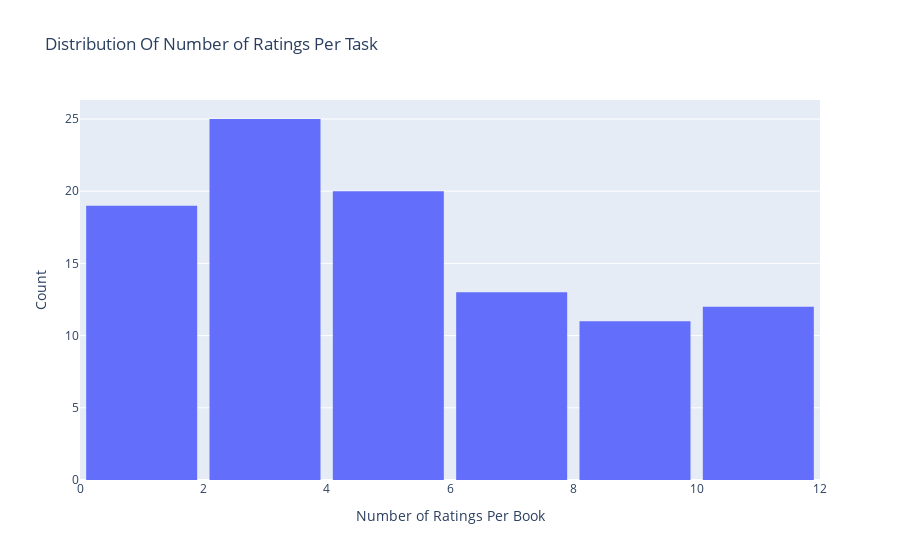
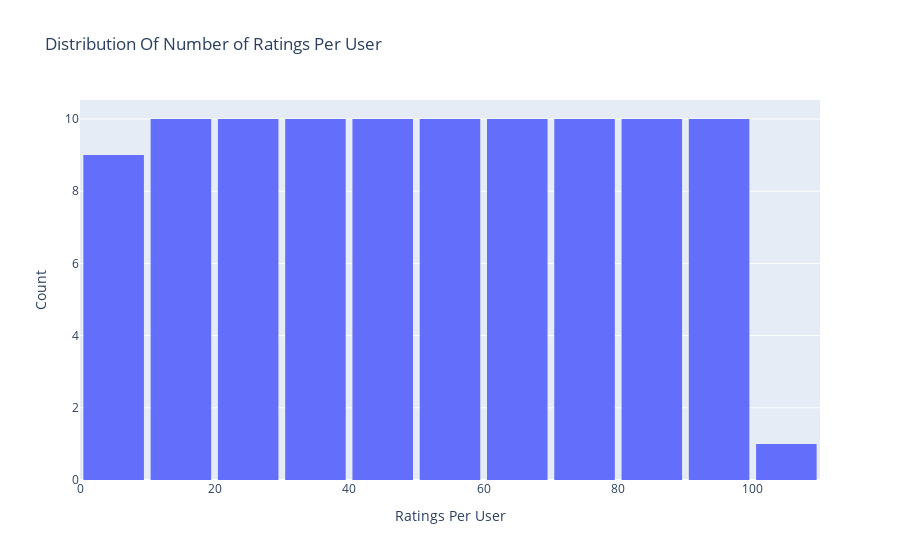

These figures' notebook cell, in order:
### Code cell
#add
# Create trace
trace = go.Histogram(x = combined_task_data.TaskId,
                     name = 'Ratings',
                     xbins = dict(start = 0,
                                  end = 200,
                                  size = 2))
# Create layout
layout = go.Layout(title = 'Distribution Of Number of Ratings Per Task',
                   xaxis = dict(title = 'Number of Ratings Per Book'),
                   yaxis = dict(title = 'Count'),
                   bargap = 0.1)

# Create plot
fig = go.Figure(data=[trace], layout=layout)
iplot(fig)
#add

#add
# Create trace
trace = go.Histogram(x = combined_task_data.id,
                     name = 'Ratings',
                     xbins = dict(start = 0,
                                  end = 200,
                                  size = 10))
# Create layout
layout = go.Layout(title = 'Distribution Of Number of Ratings Per User',
                   xaxis = dict(title = 'Ratings Per User'),
                   yaxis = dict(title = 'Count'),
                   bargap = 0.1)

# Create plot
fig = go.Figure(data=[trace], layout=layout)
iplot(fig)
#add

### Figure 1 — Plotly figure (JSON) as saved in the notebook; plotly's stock layout.template omitted (floating-point values rounded to 4 significant figures)
{"data": [{"name": "Ratings", "type": "histogram", "x": [1, 1, 1, 1, 1, 1, 1, 1, 1, 1, 1, 1, 1, 1, 1, 1, 1, 1, 1, 2, 2, 2, 2, 2, 2, 2, 2, 2, 2, 2, 3, 3, 3, 3, 3, 3, 3, 3, 3, 3, 3, 3, 3, 3, 4, 4, 4, 4, 4, 4, 4, 4, 4, 4, 5, 5, 5, 5, 5, 5, 5, 5, 5, 5, 6, 6, 6, 6, 6, 6, 6, 6, 6, 7, 7, 7, 7, 8, 8, 8, 9, 9, 9, 9, 9, 9, 9, 9, 10, 10, 10, 10, 10, 10, 11, 11, 11, 11, 11, 11], "xbins": {"end": 200, "size": 2, "start": 0}}], "layout": {"bargap": 0.1, "title": {"text": "Distribution Of Number of Ratings Per Task"}, "xaxis": {"title": {"text": "Number of Ratings Per Book"}}, "yaxis": {"title": {"text": "Count"}}}}

### Figure 2 — Plotly figure (JSON) as saved in the notebook; plotly's stock layout.template omitted (floating-point values rounded to 4 significant figures)
{"data": [{"name": "Ratings", "type": "histogram", "x": [1, 16, 18, 26, 33, 46, 57, 59, 67, 69, 70, 73, 76, 79, 80, 84, 87, 94, 100, 2, 17, 21, 30, 38, 43, 53, 65, 83, 92, 97, 3, 12, 19, 23, 31, 32, 35, 40, 49, 55, 61, 74, 85, 96, 4, 14, 24, 29, 34, 44, 54, 66, 78, 90, 5, 13, 22, 25, 37, 48, 60, 72, 89, 99, 6, 15, 28, 42, 52, 58, 64, 82, 98, 7, 50, 68, 95, 8, 47, 93, 9, 27, 41, 45, 56, 71, 77, 91, 10, 20, 39, 63, 81, 88, 11, 36, 51, 62, 75, 86], "xbins": {"end": 200, "size": 10, "start": 0}}], "layout": {"bargap": 0.1, "title": {"text": "Distribution Of Number of Ratings Per User"}, "xaxis": {"title": {"text": "Ratings Per User"}}, "yaxis": {"title": {"text": "Count"}}}}
